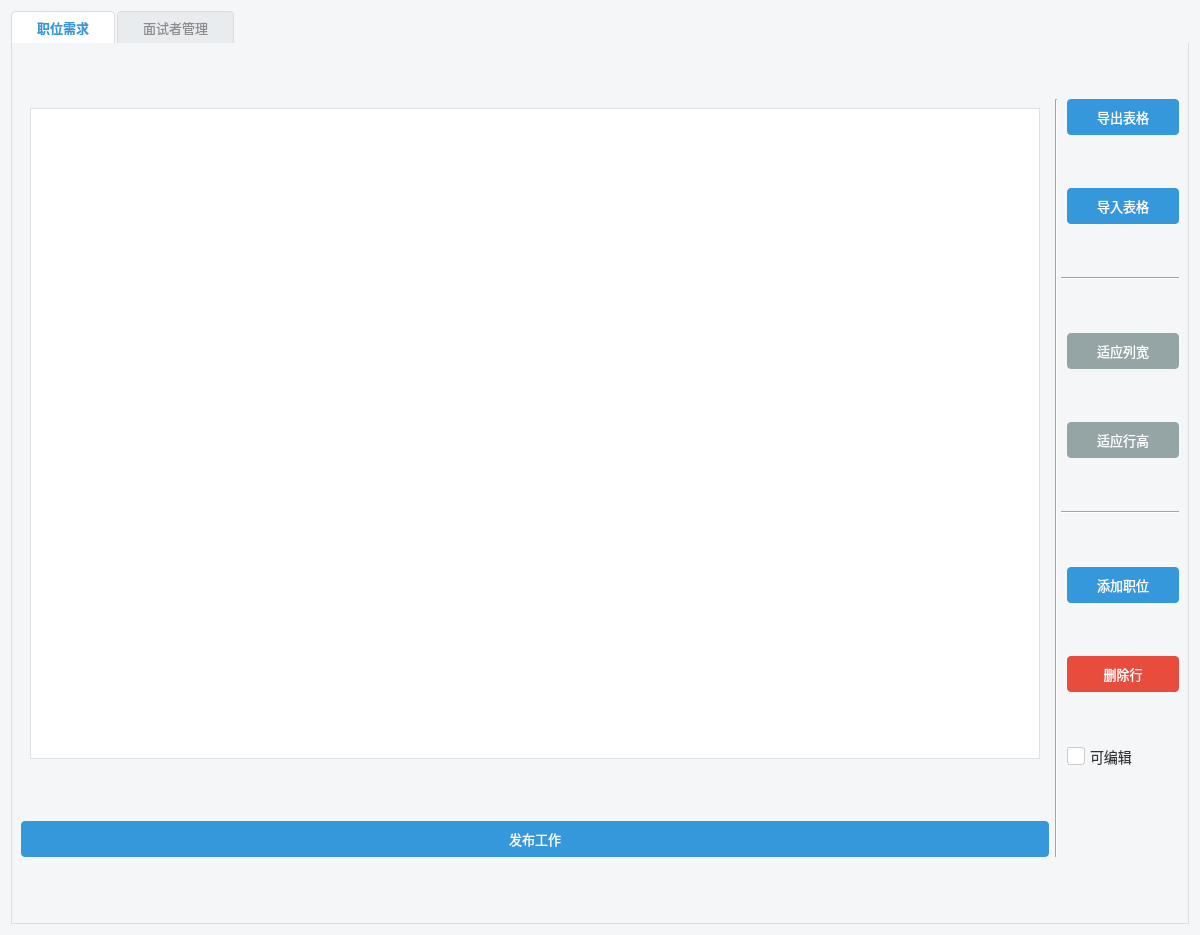
<?xml version="1.0" encoding="UTF-8"?>
<ui version="4.0">
 <class>JobRequirement</class>
 <widget class="QWidget" name="JobRequirement">
  <property name="geometry">
   <rect>
    <x>0</x>
    <y>0</y>
    <width>1200</width>
    <height>935</height>
   </rect>
  </property>
  <property name="windowTitle">
   <string>Form</string>
  </property>
  <property name="styleSheet">
   <string notr="true">QWidget {
    font-family: &quot;Microsoft YaHei&quot;, &quot;Segoe UI&quot;, &quot;Helvetica Neue&quot;, Arial, sans-serif;
    font-size: 10pt;
    color: #2c3e50;
    background-color: #f4f6f8;
}
QPushButton {
    background-color: #3498db;
    color: white;
    border: none;
    padding: 8px 16px;
    border-radius: 4px;
    min-width: 80px; /* 设置最小宽度 */
}

QPushButton:hover {
    background-color: #5dade2; /* 悬浮时变亮 */
}

QPushButton:pressed {
    background-color: #2980b9; /* 按下时变深 */
}

/* 禁用状态的按钮 */
QPushButton:disabled {
    background-color: #bdc3c7;
    color: #7f8c8d;
}

/* 特定功能按钮 (通过 objectName 设置) */
/* 例如，删除按钮可以使用红色 */
QPushButton#deleteButton, QPushButton#btnDeleteRow {
    background-color: #e74c3c;
}
QPushButton#deleteButton:hover, QPushButton#btnDeleteRow:hover {
    background-color: #f1948a;
}
QPushButton#deleteButton:pressed, QPushButton#btnDeleteRow:pressed {
    background-color: #c0392b;
}

/* 次要按钮 (例如: 适应列宽/行高) */
QPushButton#btnAutoAdjustColumnWidth, QPushButton#btnAutoAdjustRowHeigth {
    background-color: #95a5a6;
}
QPushButton#btnAutoAdjustColumnWidth:hover, QPushButton#btnAutoAdjustRowHeigth:hover {
    background-color: #aeb6bf;
}
QPushButton#btnAutoAdjustColumnWidth:pressed, QPushButton#btnAutoAdjustRowHeigth:pressed {
    background-color: #7f8c8d;
}</string>
  </property>
  <layout class="QGridLayout" name="gridLayout_4">
   <item row="0" column="0">
    <widget class="QTabWidget" name="tabWidget">
     <property name="styleSheet">
      <string notr="true">QTabWidget::pane {
    border: 1px solid #dcdde1;
    border-top: none; /* 顶部边框由TabBar处理 */
    background-color: white;
}

/* Tab 栏 */
QTabBar::tab {
    background-color: #e9ecef;
    color: #8c8c8c;
    border: 1px solid #dcdde1;
    border-bottom: none; /* 底部边框在选中时处理 */
    padding: 8px 25px;
    margin-right: 2px;
    border-top-left-radius: 4px;
    border-top-right-radius: 4px;
}

/* Tab 鼠标悬浮 */
QTabBar::tab:hover {
    background-color: #f0f2f5;
    color: #3498db;
}

/* Tab 选中状态 */
QTabBar::tab:selected {
    background-color: white; /* 与Tab页内容区融为一体 */
    color: #3498db;
    font-weight: bold;
    border-color: #dcdde1;
    border-bottom-color: white; /* 关键：隐藏底部边框，实现连接效果 */
}</string>
     </property>
     <property name="currentIndex">
      <number>0</number>
     </property>
     <widget class="QWidget" name="tab">
      <attribute name="title">
       <string>职位需求</string>
      </attribute>
      <layout class="QGridLayout" name="gridLayout_2">
       <item row="0" column="0" rowspan="9">
        <widget class="QScrollArea" name="scrollArea">
         <property name="styleSheet">
          <string notr="true">QScrollArea {
    border: none;
    background-color: transparent;
}</string>
         </property>
         <property name="widgetResizable">
          <bool>true</bool>
         </property>
         <widget class="QWidget" name="scrollAreaWidgetContents">
          <property name="geometry">
           <rect>
            <x>0</x>
            <y>0</y>
            <width>1021</width>
            <height>669</height>
           </rect>
          </property>
          <layout class="QGridLayout" name="gridLayout">
           <item row="0" column="0">
            <widget class="QTableView" name="tableViewJobRequirement">
             <property name="enabled">
              <bool>false</bool>
             </property>
             <property name="styleSheet">
              <string notr="true">QTableView {
    background-color: white;
    border: 1px solid #dcdde1;
    gridline-color: #e9ecef; /* 表格线颜色 */
    selection-background-color: #aed6f1; /* 选中行背景色 */
    selection-color: #2c3e50; /* 选中行文字颜色 */
    alternate-background-color: #f8f9f9; /* 隔行变色 */
}

/* 表头 */
QHeaderView::section {
    background-color: #e9ecef;
    padding: 6px;
    border: none;
    border-bottom: 1px solid #dcdde1;
    font-weight: bold;
}


/* 表格整体 */
QTableView {
    background-color: white;
    gridline-color: #dee2e6;
    border: 1px solid #dee2e6;
    selection-background-color: #e8f4fd;
    selection-color: #000000;
    outline: none; /* 移除选中时的虚线框 */
}

/* 表头样式 */
QHeaderView::section {
    background-color: #f8f9fa;
    padding: 8px;
    border: 1px solid #dee2e6;
    border-left: none;
    border-right: 1px solid #dee2e6;
    font-weight: bold;
    color: #495057;
}

QHeaderView::section:first {
    border-left: 1px solid #dee2e6;
}

QHeaderView::section:last {
    border-right: 1px solid #dee2e6;
}

/* 表头悬停 */
QHeaderView::section:hover {
    background-color: #e9ecef;
}

/* 表头按下 */
QHeaderView::section:pressed {
    background-color: #dee2e6;
}</string>
             </property>
             <attribute name="horizontalHeaderCascadingSectionResizes">
              <bool>false</bool>
             </attribute>
             <attribute name="horizontalHeaderStretchLastSection">
              <bool>false</bool>
             </attribute>
             <attribute name="verticalHeaderCascadingSectionResizes">
              <bool>false</bool>
             </attribute>
             <attribute name="verticalHeaderStretchLastSection">
              <bool>false</bool>
             </attribute>
            </widget>
           </item>
          </layout>
         </widget>
        </widget>
       </item>
       <item row="0" column="1" rowspan="10" colspan="2">
        <widget class="Line" name="line_5">
         <property name="orientation">
          <enum>Qt::Orientation::Vertical</enum>
         </property>
        </widget>
       </item>
       <item row="0" column="3">
        <widget class="QPushButton" name="exportButton">
         <property name="text">
          <string>导出表格</string>
         </property>
        </widget>
       </item>
       <item row="1" column="3">
        <widget class="QPushButton" name="btnFromExcel">
         <property name="text">
          <string>导入表格</string>
         </property>
        </widget>
       </item>
       <item row="2" column="2" colspan="2">
        <widget class="Line" name="line_3">
         <property name="orientation">
          <enum>Qt::Orientation::Horizontal</enum>
         </property>
        </widget>
       </item>
       <item row="3" column="3">
        <widget class="QPushButton" name="btnAutoAdjustColumnWidth">
         <property name="text">
          <string>适应列宽</string>
         </property>
        </widget>
       </item>
       <item row="4" column="3">
        <widget class="QPushButton" name="btnAutoAdjustRowHeigth">
         <property name="text">
          <string>适应行高</string>
         </property>
        </widget>
       </item>
       <item row="5" column="2" colspan="2">
        <widget class="Line" name="line_4">
         <property name="orientation">
          <enum>Qt::Orientation::Horizontal</enum>
         </property>
        </widget>
       </item>
       <item row="6" column="3">
        <widget class="QPushButton" name="btnAddJob">
         <property name="text">
          <string>添加职位</string>
         </property>
        </widget>
       </item>
       <item row="7" column="3">
        <widget class="QPushButton" name="btnDeleteRow">
         <property name="text">
          <string>删除行</string>
         </property>
        </widget>
       </item>
       <item row="8" column="3">
        <widget class="QCheckBox" name="checkBox">
         <property name="styleSheet">
          <string notr="true">
/* 基本样式 */
QCheckBox {
    spacing: 5px;
    font-size: 14px;
    color: #333333;
}

QCheckBox::indicator {
    width: 16px;
    height: 16px;
    border: 1px solid #cccccc;
    border-radius: 3px;
    background-color: white;
}

QCheckBox::indicator:checked {
    background-color: #007bff;
    border: 1px solid #007bff;
    image: url(:/icons/check.svg); /* 使用图片作为勾选标记 */
}

QCheckBox::indicator:unchecked:hover {
    border: 1px solid #007bff;
}

QCheckBox::indicator:disabled {
    background-color: #f0f0f0;
    border: 1px solid #cccccc;
}</string>
         </property>
         <property name="text">
          <string>可编辑</string>
         </property>
        </widget>
       </item>
       <item row="9" column="0">
        <widget class="QPushButton" name="btnRelease">
         <property name="text">
          <string>发布工作</string>
         </property>
        </widget>
       </item>
      </layout>
     </widget>
     <widget class="QWidget" name="tab_2">
      <attribute name="title">
       <string>面试者管理</string>
      </attribute>
      <layout class="QGridLayout" name="gridLayout_3">
       <item row="1" column="2" rowspan="2" colspan="2">
        <widget class="Line" name="line_2">
         <property name="orientation">
          <enum>Qt::Orientation::Horizontal</enum>
         </property>
        </widget>
       </item>
       <item row="1" column="0" rowspan="6">
        <widget class="QTableView" name="intervieweesTableView">
         <property name="styleSheet">
          <string notr="true">QTableView {
    background-color: white;
    border: 1px solid #dcdde1;
    gridline-color: #e9ecef; /* 表格线颜色 */
    selection-background-color: #aed6f1; /* 选中行背景色 */
    selection-color: #2c3e50; /* 选中行文字颜色 */
    alternate-background-color: #f8f9f9; /* 隔行变色 */
}

/* 表头 */
QHeaderView::section {
    background-color: #e9ecef;
    padding: 6px;
    border: none;
    border-bottom: 1px solid #dcdde1;
    font-weight: bold;
}</string>
         </property>
        </widget>
       </item>
       <item row="0" column="0" colspan="4">
        <layout class="QHBoxLayout" name="horizontalLayout">
         <item>
          <widget class="QLabel" name="label">
           <property name="text">
            <string>快速搜索</string>
           </property>
          </widget>
         </item>
         <item>
          <widget class="QLineEdit" name="searchLineEdit">
           <property name="styleSheet">
            <string notr="true">QLineEdit, QComboBox {
    border: 1px solid #dcdde1;
    border-radius: 4px;
    padding: 6px;
    background-color: white;
    min-height: 20px; /* 保证高度 */
}

QLineEdit:focus, QComboBox:focus {
    border: 1px solid #3498db; /* 聚焦时边框变蓝 */
}</string>
           </property>
           <property name="placeholderText">
            <string>输入姓名或电话...</string>
           </property>
          </widget>
         </item>
         <item>
          <widget class="QLabel" name="label_2">
           <property name="text">
            <string>面试状态</string>
           </property>
          </widget>
         </item>
         <item>
          <widget class="QComboBox" name="statusFilterComboBox">
           <property name="styleSheet">
            <string notr="true">QComboBox::drop-down {
    subcontrol-origin: padding;
    subcontrol-position: top right;
    width: 20px;
    border-left: 1px solid #dcdde1;
}

QComboBox::down-arrow {
    image: url(:/icons/down_arrow.png); /* 需要在资源文件中添加一个向下的箭头图标 */
    width: 12px;
    height: 12px;
}

/* 下拉列表样式 */
QComboBox QAbstractItemView {
    border: 1px solid #dcdde1;
    background-color: white;
    selection-background-color: #3498db;
}</string>
           </property>
           <item>
            <property name="text">
             <string>一面</string>
            </property>
           </item>
           <item>
            <property name="text">
             <string>二面</string>
            </property>
           </item>
           <item>
            <property name="text">
             <string>HR面</string>
            </property>
           </item>
           <item>
            <property name="text">
             <string>录用</string>
            </property>
           </item>
          </widget>
         </item>
        </layout>
       </item>
       <item row="2" column="1" rowspan="5">
        <widget class="Line" name="line">
         <property name="orientation">
          <enum>Qt::Orientation::Vertical</enum>
         </property>
        </widget>
       </item>
       <item row="3" column="3">
        <widget class="QPushButton" name="addIntervieweeButton">
         <property name="text">
          <string>添加</string>
         </property>
        </widget>
       </item>
       <item row="4" column="3">
        <widget class="QPushButton" name="deleteIntervieweeButton">
         <property name="text">
          <string>删除</string>
         </property>
        </widget>
       </item>
       <item row="5" column="3">
        <widget class="QPushButton" name="editIntervieweeButton">
         <property name="text">
          <string>修改</string>
         </property>
        </widget>
       </item>
      </layout>
     </widget>
    </widget>
   </item>
  </layout>
 </widget>
 <resources/>
 <connections/>
</ui>
